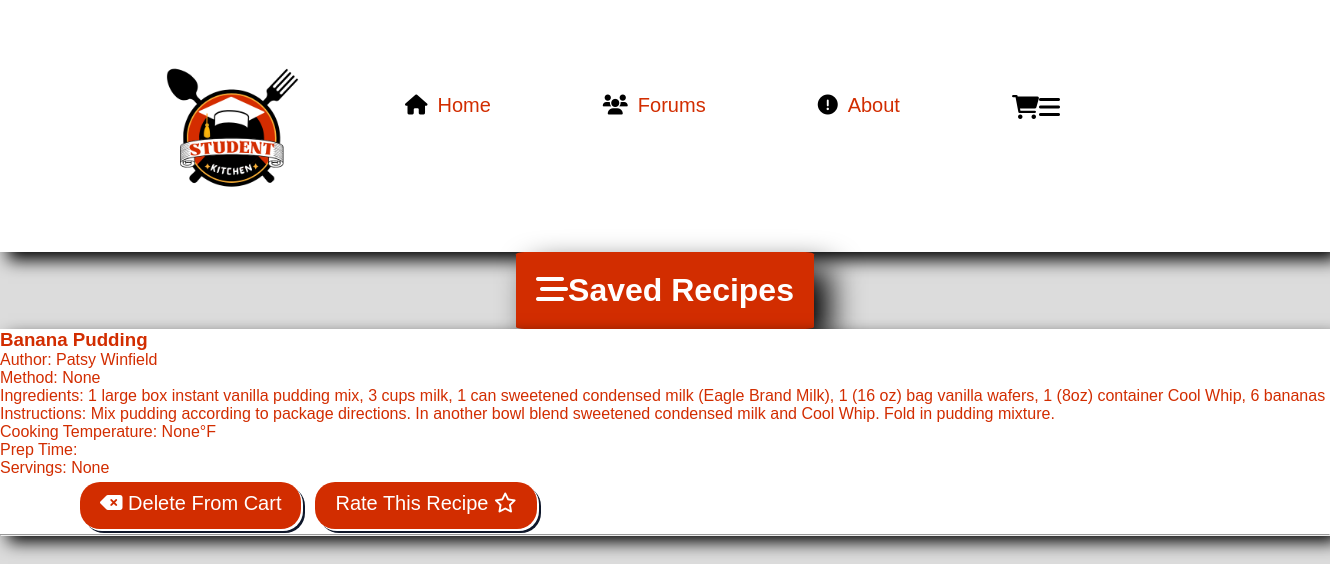
The page /currentrecipe/ on the database as committed earlier.
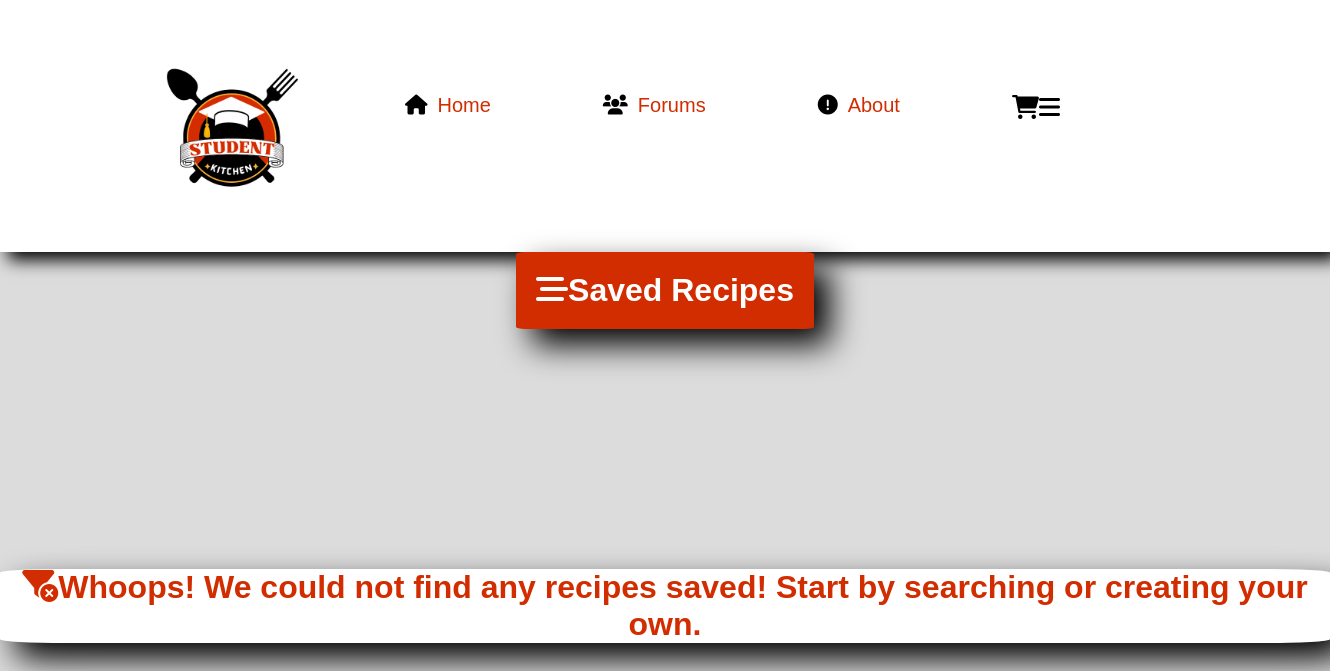
The same page on the database as committed later.
### app/models.py (models this page shows, shortened)
class SavedRecipe(models.Model):
    recipe_author = models.CharField(max_length=75)
    recipe_name = models.CharField(max_length=75)
    recipe_type = models.CharField(max_length=15, blank= True, null=True)
    ingredients_needed = models.CharField(max_length=600)
    recipe_instructions = models.CharField(max_length=1200)
    prep_time_in_minutes = models.IntegerField(null=True, blank=True)
    prep_time_in_hours = models.IntegerField(null=True, blank=True)
    cooking_temp = models.IntegerField(null=True, blank=True)
    servings = models.IntegerField(null=True, blank= True)
    rating = models.IntegerField(
        validators=[MinValueValidator(1), MaxValueValidator(5)],
        null=True,
        blank=True
    )
    feedback = models.CharField(max_length=3000, null=True, blank=True)

### app/views.py (the view, shortened to what this page needs)
# urls.py: path('currentrecipe/', views.current_recipe, name="currentrecipe"),
def current_recipe(request):
    saved_recipes = SavedRecipe.objects.all()
    return render(request, "currentrecipe.html", {'saved_recipes': saved_recipes})

### app/templates/currentrecipe.html (shortened to what this page needs)
{% extends 'base.html' %}
{% block content %}
    <h2 class="saved-recipe-header">
        <i class="fa-solid fa-bars-staggered"></i>
        Saved Recipes
    </h2>
    {% if saved_recipes %}
        <div>
            {% for recipe in saved_recipes %}
                <div class="saved-recipe">
                    <h3 class="returned-header">{{ recipe.recipe_name }}</h3>
                    <p class="returned-para">Author: {{ recipe.recipe_author }}</p>
                    <p class="returned-para">Method: {{ recipe.recipe_type }}</p>
                    <p class="returned-para">Ingredients: {{ recipe.ingredients_needed }}</p>
                    <p class="returned-para">Instructions: {{ recipe.recipe_instructions }}</p>
                    <p class="returned-para">Cooking Temperature: {{ recipe.cooking_temp }}°F</p>
                    <p class="returned-para">Prep Time:
                    </p>
                    <p class="returned-para">Servings: {{ recipe.servings }}</p>
                    <form method="POST" action="{% url 'currentrecipe' %}">
                        <button type="submit" class="form-buttons form-buttons-filter">
                            <i class="fa-solid fa-delete-left"></i>
                            Delete From Cart
                        </button>
                        <button type="button" class="form-buttons form-1-home-button">
                            <a href="{% url 'forums' %}" class="form-1-anchor-style">
                                Rate This Recipe
                            </a>
                            <i class="fa-regular fa-star"></i>
                        </button>
                    </form>
                </div>
                <hr>
            {% endfor %}
        </div>
    {% else %}
        <p class="no-show-recipes">
            <i class="fa-solid fa-filter-circle-xmark"></i>
            Whoops! We could not find any recipes saved! Start by searching or creating your own.
        </p>
    {% endif %}
{% endblock %}

### app/templates/base.html (shortened to what this page needs)
{% load static %}
<!DOCTYPE html>
<html lang="en">
<head>
    <link rel="stylesheet" href="{% static "styles.css" %}"/>
    <link href="https://cdnjs.cloudflare.com/ajax/libs/font-awesome/6.0.0-beta3/css/all.min.css" rel="stylesheet">
</head>
<body>
    <header>
        <nav class="nav-container">
            <div class="div-container">
                <ul class="nav-links">
                    <div class="link-container">
                        <img src="{% static 'student-recipe.png' %}" alt="Student Kitchen Logo" class="logo-properties">
                        <div class="moving-links-div">
                            <li><i class="fa-solid fa-house icon-styling"></i><a href="{% url 'home' %}" class="nav-link-styling" >Home</a></li>
                            <li><i class="fa-solid fa-users icon-styling"></i><a href="{% url 'forums' %}" class="nav-link-styling" >Forums</a></li>
                            <li><i class="fa-solid fa-circle-exclamation icon-styling"></i><a href="{% url 'share' %}" class="nav-link-styling" >About</a></li>
                            <div class="dropdown">
                                <button class="link"><i class="fa-solid fa-cart-shopping"></i><i class="fa-solid fa-bars"></i></button>
                            </div>
                        </div>
                    </div>
                </ul>
            </div>
        </nav>
    </header>
    <div class="container">
        {% block content %}
        {% endblock %}
    </div>
</body>
</html>

### app/static/styles.css (style rules this page uses)
* { box-sizing: border-box; margin: 0; padding: 0; }
body { background-color: gainsboro; }
li, a, button { font-weight: 500; font-size: 15pt; text-decoration: none; list-style-type: none; }
header { box-shadow: .50em .50em 1em; padding: 30px 10%; background-color: white; }
.link-container { display: flex; gap: 5em; align-content: center; }
.moving-links-div { margin-top: 4em; display: flex; gap: 7em; }
.logo-properties { width: 12em; }
.nav-link-styling { color: rgb(210,45,0,255); font-family: sans-serif; }
.nav-link-styling::after { content : ''; height: 0.25em; width: 100%; background: black; display: block; left: 0; bottom: -8px; opacity: 0; }
.icon-styling { margin-right: 0.5em; }
.dropdown { position: relative; }
.dropdown > .link { background: none; border: none; cursor: pointer; font-size: 1.5rem; }
.nav-container { width: 100vw; }
.saved-recipe-header { display: table; margin: 0 auto; font-size: 2rem; background-color: rgb(210,45,0,255); box-shadow: .50em .50em 1em black; padding: 20px; text-align: center; border-radius: 3%; font-family: sans-serif; color: white; }
.no-show-recipes { margin: 0 auto; font-family: sans-serif; text-align: center; margin-top: 30vh; color: rgb(210,45,0,255); box-shadow: .50em .50em 1em black; font-size:2em; background: white; display: table; border-radius: 5%; font-weight: 800; }

Rows that differ between the two databases and show on the page:
removed SavedRecipe: recipe_name "Banana Pudding", recipe_author "Patsy Winfield", recipe_type "None", ingredients_needed "1 large box instant vanilla pudding mix, 3 cups milk, 1 can sweetened condensed milk (Eagle Brand Milk), 1 (16 oz) bag vanilla wafers, 1 (8oz) container Cool Whip, 6 bananas", recipe_instructions "Mix pudding according to package directions. In another bowl blend sweetened condensed milk and Cool Whip. Fold in pudding mixture.", cooking_temp "None", servings "None"
Other text that changed with them:
text now shown: "Whoops! We could not find any recipes saved! Start by searching or creating your own."
